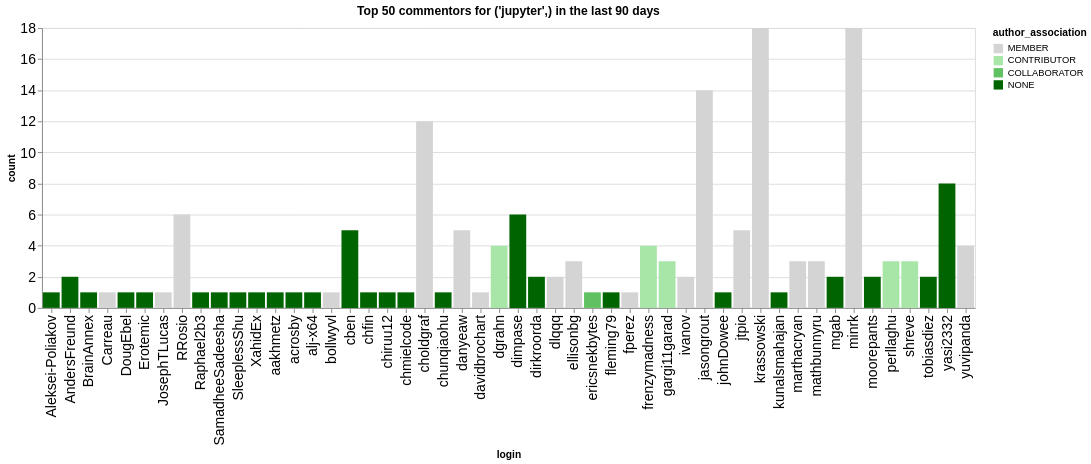

Notebook source saved alongside this figure:
### Code cell
n_plot = 50
charts = []
for ii, (iorg, idata) in enumerate(commentors.groupby(['org'])):
    title = f"Top {n_plot} commentors for {iorg} in the last {n_days} days"
    idata = idata.groupby('login', as_index=False).agg({'count': 'sum', 'author_association': 'first'})
    idata = idata.sort_values('count', ascending=False).head(n_plot)
    ch = alt.Chart(data=idata.head(n_plot), title=title).mark_bar().encode(
        x='login',
        y='count',
        color=alt.Color('author_association', scale=alt.Scale(domain=author_types, range=author_colors))
    )
    charts.append(ch)
alt.hconcat(*charts)

### Figure 1 — Vega-Lite specification as saved in the notebook (floating-point values rounded to 4 significant figures)
{"config": {"axisLeft": {"labelFontSize": 15}, "axisBottom": {"labelFontSize": 15}}, "hconcat": [{"mark": {"type": "bar"}, "encoding": {"color": {"field": "author_association", "scale": {"domain": ["MEMBER", "CONTRIBUTOR", "COLLABORATOR", "NONE"], "range": ["rgb(211.82745098039214, 211.82745098039214, 211.82745098039214)", "rgb(166.98562091503268, 229.89803921568628, 166.98562091503268)", "rgb(96.37647058823529, 192.75294117647059, 96.37647058823529)", "rgb(0.0, 100.3921568627451, 0.0)"]}, "type": "nominal"}, "x": {"field": "login", "type": "nominal"}, "y": {"field": "count", "type": "quantitative"}}, "title": "Top 50 commentors for ('jupyter',) in the last 90 days"}], "data": {"name": "data-c0072f706e5cc6f9f6856ed9a446ae3c"}, "$schema": "https://vega.github.io/schema/vega-lite/v5.20.1.json", "datasets": {"data-c0072f706e5cc6f9f6856ed9a446ae3c": [{"login": "krassowski", "count": 18, "author_association": "MEMBER"}, {"login": "minrk", "count": 18, "author_association": "MEMBER"}, {"login": "jasongrout", "count": 14, "author_association": "MEMBER"}, {"login": "choldgraf", "count": 12, "author_association": "MEMBER"}, {"login": "yasi2332", "count": 8, "author_association": "NONE"}, {"login": "dimpase", "count": 6, "author_association": "NONE"}, {"login": "RRosio", "count": 6, "author_association": "MEMBER"}, {"login": "danyeaw", "count": 5, "author_association": "MEMBER"}, {"login": "cben", "count": 5, "author_association": "NONE"}, {"login": "jtpio", "count": 5, "author_association": "MEMBER"}, {"login": "frenzymadness", "count": 4, "author_association": "CONTRIBUTOR"}, {"login": "yuvipanda", "count": 4, "author_association": "MEMBER"}, {"login": "dgrahn", "count": 4, "author_association": "CONTRIBUTOR"}, {"login": "perllaghu", "count": 3, "author_association": "CONTRIBUTOR"}, {"login": "mathbunnyru", "count": 3, "author_association": "MEMBER"}, {"login": "marthacryan", "count": 3, "author_association": "MEMBER"}, {"login": "ellisonbg", "count": 3, "author_association": "MEMBER"}, {"login": "shreve", "count": 3, "author_association": "CONTRIBUTOR"}, {"login": "gargi11garad", "count": 3, "author_association": "CONTRIBUTOR"}, {"login": "AndersFreund", "count": 2, "author_association": "NONE"}, {"login": "dlqqq", "count": 2, "author_association": "MEMBER"}, {"login": "moorepants", "count": 2, "author_association": "NONE"}, {"login": "tobiasdiez", "count": 2, "author_association": "NONE"}, {"login": "ivanov", "count": 2, "author_association": "MEMBER"}, {"login": "mgab", "count": 2, "author_association": "NONE"}, {"login": "dirkroorda", "count": 2, "author_association": "NONE"}, {"login": "Aleksei-Poliakov", "count": 1, "author_association": "NONE"}, {"login": "bollwyvl", "count": 1, "author_association": "MEMBER"}, {"login": "Carreau", "count": 1, "author_association": "MEMBER"}, {"login": "DougEbel", "count": 1, "author_association": "NONE"}, {"login": "Erotemic", "count": 1, "author_association": "NONE"}, {"login": "JosephTLucas", "count": 1, "author_association": "MEMBER"}, {"login": "BrainAnnex", "count": 1, "author_association": "NONE"}, {"login": "fperez", "count": 1, "author_association": "MEMBER"}, {"login": "fleming79", "count": 1, "author_association": "NONE"}, {"login": "ericsnekbytes", "count": 1, "author_association": "COLLABORATOR"}, {"login": "chfin", "count": 1, "author_association": "NONE"}, {"login": "chmielcode", "count": 1, "author_association": "NONE"}, {"login": "chiruu12", "count": 1, "author_association": "NONE"}, {"login": "chunqiaohu", "count": 1, "author_association": "NONE"}, {"login": "davidbrochart", "count": 1, "author_association": "MEMBER"}, {"login": "Raphael2b3", "count": 1, "author_association": "NONE"}, {"login": "SamadheeSadeesha", "count": 1, "author_association": "NONE"}, {"login": "XahidEx", "count": 1, "author_association": "NONE"}, {"login": "SleeplessShu", "count": 1, "author_association": "NONE"}, {"login": "aakhmetz", "count": 1, "author_association": "NONE"}, {"login": "acrosby", "count": 1, "author_association": "NONE"}, {"login": "alj-x64", "count": 1, "author_association": "NONE"}, {"login": "johnDowee", "count": 1, "author_association": "NONE"}, {"login": "kunalsmahajan", "count": 1, "author_association": "NONE"}]}}
